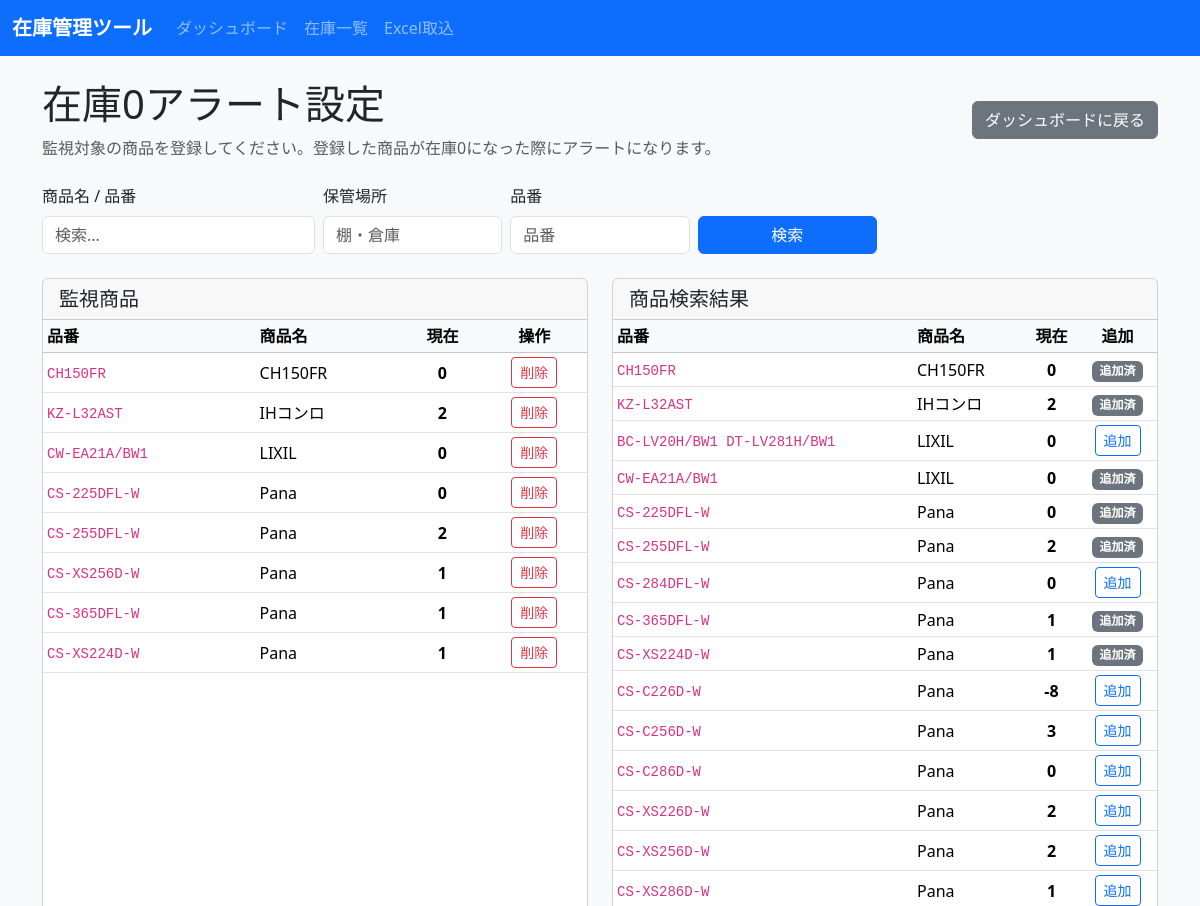
Before: /alerts/zero_stock (upper part) with the older database file.
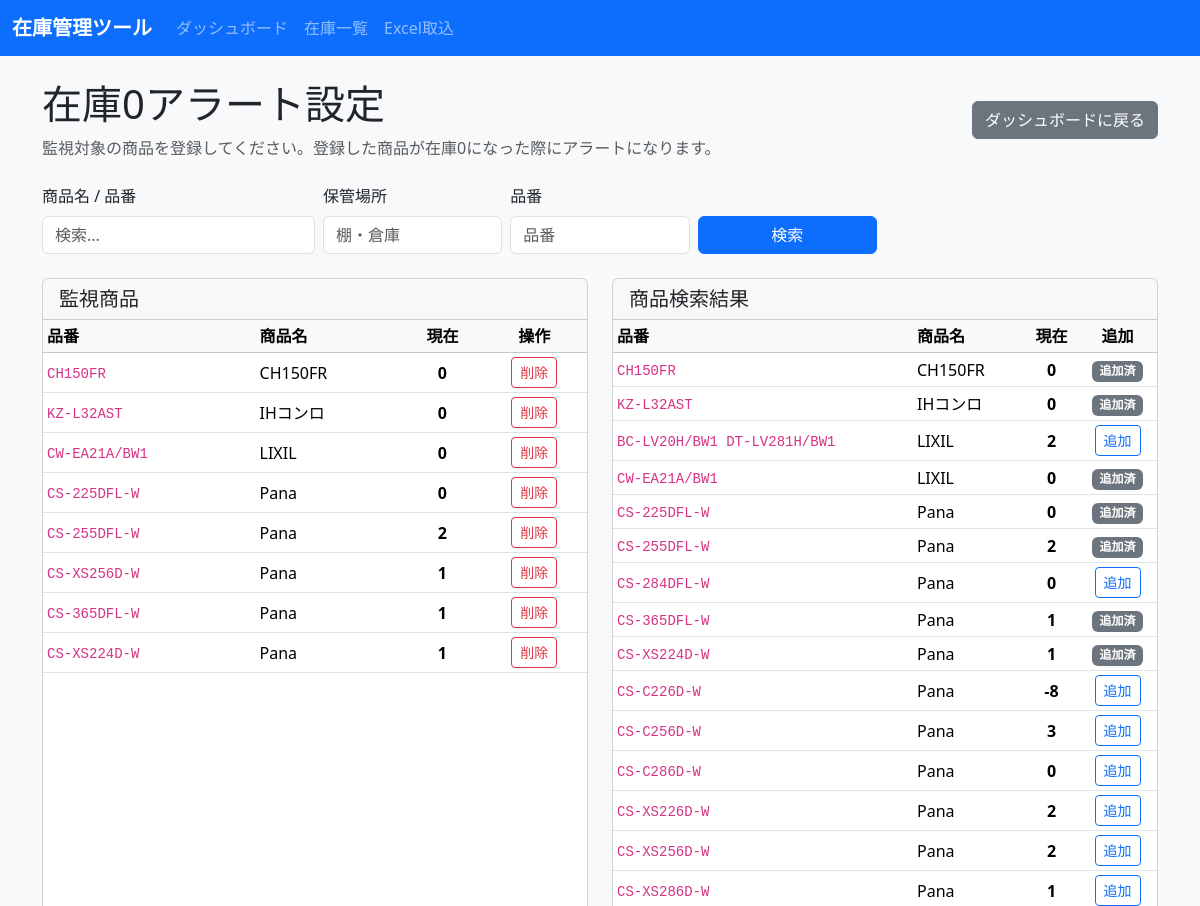
After: the same page with the newer database file.
### tables this page shows
CREATE TABLE zero_stock_alerts (
            id INTEGER PRIMARY KEY AUTOINCREMENT,
            product_id INTEGER NOT NULL UNIQUE,
            FOREIGN KEY(product_id) REFERENCES products(id) ON DELETE CASCADE
        );

CREATE TABLE products (
            id INTEGER PRIMARY KEY AUTOINCREMENT,
            source_sheet TEXT,
            source_row INTEGER,
            big_category TEXT,
            maker_or_product TEXT,
            overview TEXT,
            sku TEXT NOT NULL,
            stock_status TEXT,
            display_flag TEXT,
            available_stock INTEGER NOT NULL DEFAULT 0,
            total_stock INTEGER NOT NULL DEFAULT 0,
            reorder_point INTEGER NOT NULL DEFAULT 0,
            staff_stock_json TEXT,
            notes TEXT,
            imported_at TEXT,
            current_stock INTEGER NOT NULL DEFAULT 0,
            name TEXT NOT NULL,
            category TEXT,
            location TEXT,
            last_in_date TEXT,
            last_out_date TEXT,
            created_at TEXT NOT NULL,
            updated_at TEXT NOT NULL
        );

### inventory_app/app.py (the view, shortened to what this page needs)
@app.route("/alerts/<alert_type>", methods=["GET", "POST"])
def alert_settings(alert_type):
    if alert_type not in ["low_stock", "zero_stock", "stagnant_stock"]:
        return "指定されたアラートタイプが無効です。", 404
    params = parse_search_args()
    conn = get_db_connection()
    if alert_type == "low_stock":
        alert_products = conn.execute(
            "SELECT la.product_id AS alert_product_id, la.threshold, p.* FROM low_stock_alerts la JOIN products p ON la.product_id = p.id ORDER BY p.name"
        ).fetchall()
    elif alert_type == "zero_stock":
        alert_products = conn.execute(
            "SELECT za.product_id AS alert_product_id, p.* FROM zero_stock_alerts za JOIN products p ON za.product_id = p.id ORDER BY p.name"
        ).fetchall()
    else:
        alert_products = conn.execute(
            "SELECT sa.product_id AS alert_product_id, p.* FROM stagnant_stock_alerts sa JOIN products p ON sa.product_id = p.id ORDER BY p.name"
        ).fetchall()
    sql, values = build_product_query(params)
    search_results = conn.execute(sql + " LIMIT 50", values).fetchall()
    conn.close()
    selected_product_ids = {row["alert_product_id"] for row in alert_products}
    return render_template(
        "alert_settings.html",
        alert_type=alert_type,
        alert_products=alert_products,
        search_results=search_results,
        selected_product_ids=selected_product_ids,
        params=params,
    )

### inventory_app/app.py (called while the page is built)
def get_db_connection():
    conn = sqlite3.connect(DB_PATH)
    conn.row_factory = sqlite3.Row
    return conn

def parse_search_args():
    return {
        "q": request.args.get("q", "", type=str).strip(),
        "sku": request.args.get("sku", "", type=str).strip(),
        "big_category": request.args.get("big_category", "", type=str).strip(),
        "location": request.args.get("location", "", type=str).strip(),
    }

### inventory_app/templates/alert_settings.html (shortened to what the changed rows need)
{% extends 'base.html' %}
{% block content %}
  <div class="d-flex justify-content-between align-items-center mb-4">
    <div>
      <h1>{{ '低在庫アラート設定' if alert_type == 'low_stock' else '在庫0アラート設定' }}</h1>
    </div>
  </div>
  <div class="row">
    <div class="col-lg-6 mb-4">
      <div class="card h-100">
        <div class="card-header d-flex justify-content-between align-items-center">
          <h2 class="h5 mb-0">{{ '登録済み商品' if alert_type == 'low_stock' else '監視商品' }}</h2>
        </div>
        <div class="card-body p-0">
          {% if alert_products %}
            <div class="table-responsive">
              <table class="table table-sm table-hover mb-0">
                <thead class="table-light">
                  <tr>
                    <th>品番</th>
                    <th>商品名</th>
                    <th class="text-center">現在</th>
                    <th class="text-center">操作</th>
                  </tr>
                </thead>
                <tbody>
                  {% for product in alert_products %}
                    <tr>
                      <td><code>{{ product.sku }}</code></td>
                      <td>{{ product.name }}</td>
                      <td class="text-center"><strong>{{ product.current_stock }}</strong></td>
                      <td class="text-center">
                        <form method="post" class="d-inline">
                          <button type="submit" class="btn btn-sm btn-outline-danger">削除</button>
                        </form>
                      </td>
                    </tr>
                  {% endfor %}
                </tbody>
              </table>
            </div>
          {% else %}
            <div class="p-4 text-center text-muted">
              登録された商品はありません。
            </div>
          {% endif %}
        </div>
      </div>
    </div>
    <div class="col-lg-6 mb-4">
      <div class="card h-100">
        <div class="card-header">
          <h2 class="h5 mb-0">商品検索結果</h2>
        </div>
        <div class="card-body p-0">
          {% if search_results %}
            <div class="table-responsive">
              <table class="table table-sm table-hover mb-0">
                <thead class="table-light">
                  <tr>
                    <th>品番</th>
                    <th>商品名</th>
                    <th class="text-center">現在</th>
                    <th class="text-center">{% if alert_type == 'low_stock' %}最低在庫 / 追加{% else %}追加{% endif %}</th>
                  </tr>
                </thead>
                <tbody>
                  {% for product in search_results %}
                    <tr>
                      <td><code>{{ product.sku }}</code></td>
                      <td>{{ product.name }}</td>
                      <td class="text-center"><strong>{{ product.current_stock }}</strong></td>
                      <td class="text-center">
                        {% if product.id in selected_product_ids %}
                          <span class="badge bg-secondary">追加済</span>
                        {% else %}
                          {% if alert_type == 'low_stock' %}
                            <form method="post" class="d-flex justify-content-center gap-2 align-items-center">
                              <input type="hidden" name="action" value="add_low_stock">
                              <input type="hidden" name="product_id" value="{{ product.id }}">
                              <input type="number" name="threshold" class="form-control form-control-sm" value="{{ product.reorder_point or 0 }}" min="0" style="width: 5rem;">
                              <button type="submit" class="btn btn-sm btn-outline-primary">追加</button>
                            </form>
                          {% elif alert_type == 'zero_stock' %}
                            <form method="post">
                              <button type="submit" class="btn btn-sm btn-outline-primary">追加</button>
                            </form>
                          {% else %}
                            <form method="post">
                              <input type="hidden" name="product_id" value="{{ product.id }}">
                              <input type="hidden" name="action" value="add_stagnant_stock">
                              <button type="submit" class="btn btn-sm btn-outline-primary">追加</button>
                            </form>
                          {% endif %}
                        {% endif %}
                      </td>
                    </tr>
                  {% endfor %}
                </tbody>
              </table>
            </div>
          {% else %}
            <div class="p-4 text-center text-muted">
              該当する商品がありません。
            </div>
          {% endif %}
        </div>
      </div>
    </div>
  </div>
{% endblock %}

Changed rows visible on the page:
changed through a linked row, zero_stock_alerts "IHコンロ": current_stock "2" → "0"
changed products "IHコンロ": current_stock "2" → "0"
changed products "BC-LV20H/BW1 DT-LV281H/BW1": current_stock "0" → "2"
